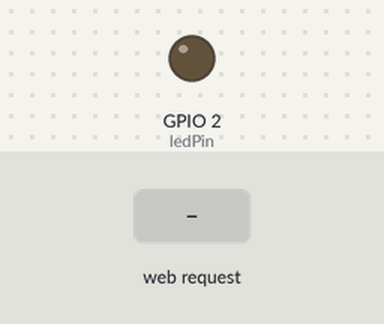
Bench run of a sketch on a simulated ESP32. On the bench: output pins drawn as LEDs (lit = HIGH). The test bench sets the inputs (shaded band). WiFi joins after 1.5 s; servers stay silent unless stated; what the sketch prints to the serial monitor is not drawn.

Above: at 2.7 s.
2.8 s: HTTP request GET /H received
At 3.9 s:
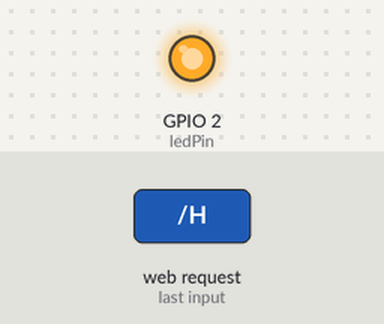
4.3 s: HTTP request GET /L received
At 5.0 s:
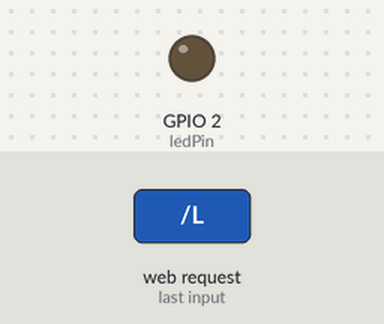
Timing chart, 0 to 7.3 s (numbered marks = the images above; inputs shaded):
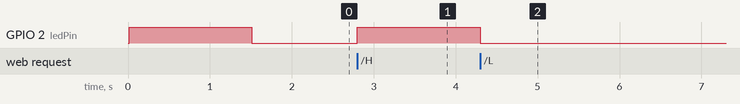

Measured:
- after the input at 2.8 s, GPIO 2 (ledPin): LOW → HIGH at once
- after the input at 4.3 s, GPIO 2 (ledPin): HIGH → LOW at once

The sketch:

SimpleWiFiServer.ino
```cpp
/*
  WiFi Web Server LED Blink

  A simple web server that lets you blink an LED via the web.
  This sketch will print the IP address of your WiFi Shield (once connected)
  to the Serial monitor. From there, you can open that address in a web browser
  to turn on and off the LED on pin 5.

  If the IP address of your shield is yourAddress:
  http://yourAddress/H turns the LED on
  http://yourAddress/L turns it off

  This example is written for a network using WPA encryption. For
  WEP or WPA, change the Wifi.begin() call accordingly.

  Circuit:
   WiFi shield attached
   LED attached to pin 5

  created for arduino 25 Nov 2012
  by Tom Igoe

  ported for sparkfun esp32
  31.01.2017 by Jan Hendrik Berlin

*/

#include <WiFi.h>
const char* ssid = "NETGEAR53";
const char* password = "";
const int ledPin = 2;


WiFiServer server(80);

void setup()
{
  Serial.begin(115200);
  pinMode(ledPin, OUTPUT);      // set the LED pin mode

  delay(10);

  // We start by connecting to a WiFi network

  Serial.println();
  Serial.println();
  Serial.print("Connecting to ");
  Serial.println(ssid);

  WiFi.begin(ssid, password);

  while (WiFi.status() != WL_CONNECTED) {
    digitalWrite(ledPin, HIGH);               // GET /H turns the LED on
    delay(500);
    digitalWrite(ledPin, LOW);                // GET /L turns the LED off
    Serial.print(".");
  }

  Serial.println("");
  Serial.println("WiFi connected.");
  Serial.println("IP address: ");
  Serial.println(WiFi.localIP());

  server.begin();

}

int value = 0;

void loop() {
  WiFiClient client = server.available();   // listen for incoming clients

  if (client) {                             // if you get a client,
    Serial.println("New Client.");           // print a message out the serial port
    String currentLine = "";                // make a String to hold incoming data from the client
    while (client.connected()) {            // loop while the client's connected
      if (client.available()) {             // if there's bytes to read from the client,
        char c = client.read();             // read a byte, then
        Serial.write(c);                    // print it out the serial monitor
        if (c == '\n') {                    // if the byte is a newline character

          // if the current line is blank, you got two newline characters in a row.
          // that's the end of the client HTTP request, so send a response:
          if (currentLine.length() == 0) {
            // HTTP headers always start with a response code (e.g. HTTP/1.1 200 OK)
            // and a content-type so the client knows what's coming, then a blank line:
            client.println("HTTP/1.1 200 OK");
            client.println("Content-type:text/html");
            client.println();

            // the content of the HTTP response follows the header:
            client.print("Click <a href=\"/H\">here</a> to turn the LED on pin 5 on.<br>");
            client.print("Click <a href=\"/L\">here</a> to turn the LED on pin 5 off.<br>");

            // The HTTP response ends with another blank line:
            client.println();
            // break out of the while loop:
            break;
          } else {    // if you got a newline, then clear currentLine:
            currentLine = "";
          }
        } else if (c != '\r') {  // if you got anything else but a carriage return character,
          currentLine += c;      // add it to the end of the currentLine
        }

        // Check to see if the client request was "GET /H" or "GET /L":
        if (currentLine.endsWith("GET /H")) {
          digitalWrite(ledPin, HIGH);               // GET /H turns the LED on
        }
        if (currentLine.endsWith("GET /L")) {
          digitalWrite(ledPin, LOW);                // GET /L turns the LED off
        }
      }
    }
    // close the connection:
    client.stop();
    Serial.println("Client Disconnected.");
  }
}
```
